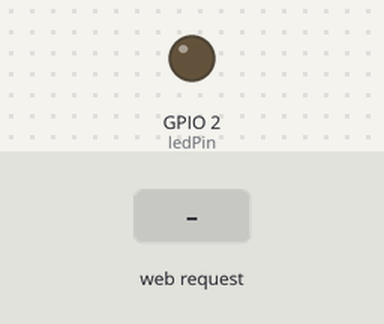
Bench run of a sketch on a simulated ESP32. Shown: output pins drawn as LEDs (lit = HIGH). Inputs (shaded band) come from the test bench. What the sketch prints to the serial monitor is not drawn.

Above: at 1.2 s.
1.3 s: HTTP request GET /led/on received
At 2.5 s:
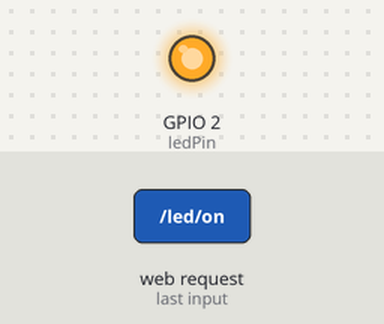
2.8 s: HTTP request GET /led/off received
At 3.7 s:
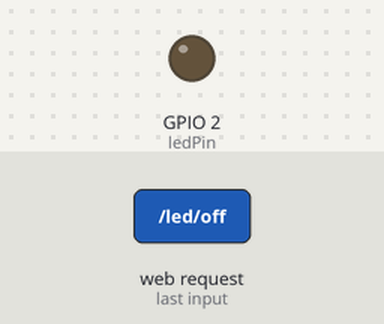
Timing chart, 0 to 5.8 s (numbered marks = the images above; inputs shaded):
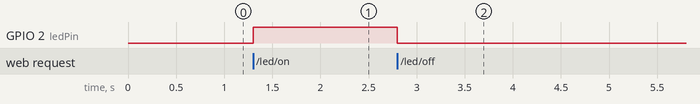

Measured:
- after the input at 1.3 s, GPIO 2 (ledPin): LOW → HIGH at once
- after the input at 2.8 s, GPIO 2 (ledPin): HIGH → LOW at once

The sketch:

Code_POC_WirelessCommunication.ino
```cpp
//bibliotheken importeren
#include <WiFi.h>
#include <WebServer.h>

//instellingen netwerk
const char *ssid = "Linefollower_JVDK";   //naam van het netwerk
const char *password = "ESP32_jelle";     //wachtwoord van het netwerk

WebServer server(80);                     //maak de server aan op poort 80
const int ledPin = 2;                     //GPIO 2 ingebouwde blauwe LED

//html-code voor de webpagina
const char HTML_PAGE[] =
"<!DOCTYPE html><html>"
"<head><meta name=\"viewport\" content=\"width=device-width, initial-scale=1\">"
"<style>"
"body { font-family: Arial; text-align: center; margin-top: 50px; background: #0d1b2a; color: white; }"
".btn { padding: 15px 30px; font-size: 20px; border: none; border-radius: 8px; cursor: pointer; text-decoration: none; display: inline-block; margin: 10px; }"
".btn-on { background-color: #28a745; color: white; }"
".btn-off { background-color: #dc3545; color: white; }"
"</style></head>"
"<body>"
"<h1>ESP32 Besturing</h1>"
"<p>LED Status: <span id=\"status\">Onbekend</span></p>"
"<p>"
"<button class=\"btn btn-on\" onclick=\"stuurStatus('on')\">LED AAN</button>"
"<button class=\"btn btn-off\" onclick=\"stuurStatus('off')\">LED UIT</button>"
"</p>"
"<script>"
"function updateUI(tekst) {"
" document.getElementById('status').innerText = tekst;"
"}"
"function stuurStatus(actie) {"
" fetch('/led/' + actie)"
"   .then(res => res.text())"
"   .then(data => updateUI(data));"
"};"
"</script>"
"</body></html>";

void handleRoot(){
  server.send(200, "text/html", HTML_PAGE);
}

void handleLedOn(){
  digitalWrite(ledPin, HIGH);
  String status = digitalRead(ledPin) ? "AAN" : "UIT";
  server.send(200, "text/plain", status);
}

void handleLedOff(){
  digitalWrite(ledPin, LOW);
  String status = digitalRead(ledPin) ? "AAN" : "UIT";
  server.send(200, "text/plain", status);
}

void handleStatus(){
  String status = digitalRead(ledPin) ? "AAN" : "UIT";
  server.send(200, "text/plain", status);
}

void setup(){
  Serial.begin(115200);

  //1. Hardware instellen
  pinMode(ledPin, OUTPUT);
  digitalWrite(ledPin, LOW);

  //2. Wi-Fi Acces Point starten
  WiFi.softAP(ssid, password);
  IPAddress IP = WiFi.softAPIP();

  Serial.println("Acces Point gestart!");
  Serial.print("Surf naar: http://");
  Serial.println(IP);

  //3. Routing: koppel URL's aan de juiste acties
  server.on("/", handleRoot);
  server.on("/led/on", handleLedOn);
  server.on("/led/off", handleLedOff);
  server.on("/led/status", handleStatus);

  //4. Server daadwerkelijk aanzetten
  server.begin();

}

void loop(){
  server.handleClient();
}
```
